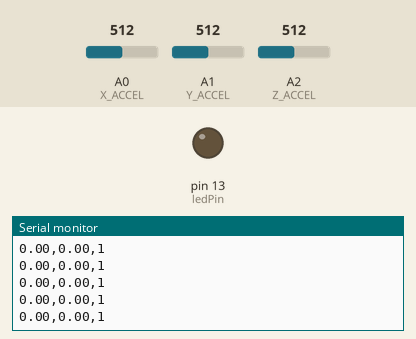
A sketch run on a simulated Arduino Mega 2560, built with avr-gcc and run on an emulated ATmega2560. Parts: output pins drawn as LEDs (lit = HIGH), the last lines printed to the serial monitor. Inputs (shaded band) come from the test bench; at power-on: A0 (X_ACCEL) = 512, A1 (Y_ACCEL) = 512, A2 (Z_ACCEL) = 512.

Above: at 5.2 s.
5.3 s: A0 (X_ACCEL) set to 758
At 6.3 s:
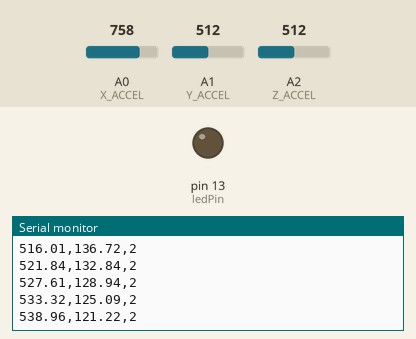
6.8 s: A0 (X_ACCEL) set to 789
At 7.8 s:
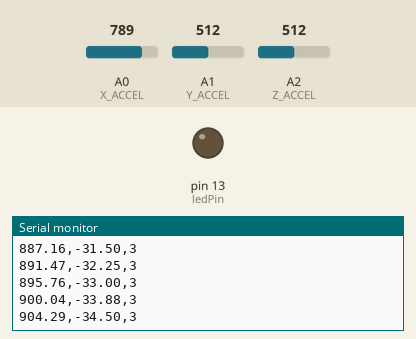
Timing chart, 0 to 9.8 s (numbered marks = the images above; inputs shaded):
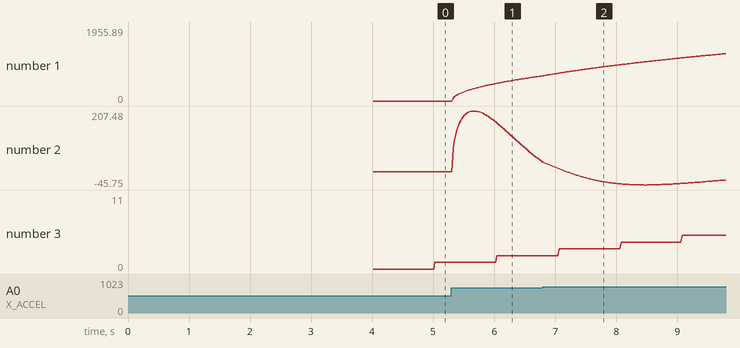

The sketch:

accel_analisys.ino
```cpp
#define X_ACCEL A0
#define Y_ACCEL A1
#define Z_ACCEL A2
#define ledPin 13
#define RMS_window 1000

class  FilterBuHp2
{
	public:
		FilterBuHp2()
		{
			v[0]=0.0;
			v[1]=0.0;
		}
	private:
		float v[3];
	public:
		float step(float x) //class II
		{
			v[0] = v[1];
			v[1] = v[2];
			v[2] = (9.823854385260919475e-1 * x)
				 + (-0.96508117389913528061 * v[0])
				 + (1.96446058020523239840 * v[1]);
			return
				 (v[0] + v[2])
				- 2 * v[1];
		}
};

float mean_value;
int iterator;
float accel;
float accel_values[RMS_window];
int queue_position;
int mean_counter;
float mean_x, mean_y, mean_z;
FilterBuHp2* filtered_value;
int t0;
int state;

void setup() {
  analogReference(EXTERNAL);
  pinMode(X_ACCEL, INPUT);
  pinMode(Y_ACCEL, INPUT);
  pinMode(Z_ACCEL, INPUT);
  pinMode(ledPin, OUTPUT);

  queue_position = 0;

  Serial.begin(9600);
  Serial1.begin(9600);

  mean_x = 0;
  mean_y = 0;
  mean_z = 0;
  mean_counter = 0;
//  Serial.begin(9600);

  filtered_value = new FilterBuHp2();

  // Get mean value for threshold
//  Serial.println("Starting callibration...");
  t0 = millis();
  while (millis() - t0 < 4000)
  {
    mean_x += getSeparatedValues(X_ACCEL);
    mean_y += getSeparatedValues(Y_ACCEL);
    mean_z += getSeparatedValues(Z_ACCEL);
    mean_counter++;
  }

  mean_x /= mean_counter;
  mean_y /= mean_counter;
  mean_z /= mean_counter;

//  Serial.print("Callibration done! With samples: ");
//  Serial.println(mean_counter);
  // Get mean value for threshold
  /*Serial.println("Starting accel callibration. Please stand still for 5 seconds.");
  int t0 = millis();
  while (millis() - t0 < 4000)
  {
    mean_value = getFilteredSignal(X_ACCEL, Y_ACCEL, Z_ACCEL);
  }*/

//  Serial.print("Callibration done! With samples: ");
//  Serial.println(mean_counter);

  state = 0;
  t0 = millis();
}


void loop() {
  if (millis() - t0 > 1000)
  {
    state++;
    t0 = millis();
  }
  accel = getSimpleValue(X_ACCEL, Y_ACCEL, Z_ACCEL);
//  Serial.print("Simple value: ");
//  Serial.print(accel);
  float accel_rms = getFilteredSignal(X_ACCEL, Y_ACCEL, Z_ACCEL);
  Serial.print(accel_rms);
  Serial.print(",");
  accel_rms = filtered_value->step(accel_rms);
//  Serial.print(" - RMS value: ");
  Serial.print(accel_rms);
  Serial1.println(accel_rms);
  Serial.print(",");
  Serial.println(state);
  // Serial.print("X: ");
  // Serial.print(getSeparatedValues(X_ACCEL) - mean_x);
  // Serial.print(" - Y: ");
  // Serial.print(getSeparatedValues(Y_ACCEL) - mean_y);
  // Serial.print(" - Z: ");
  // Serial.println(getSeparatedValues(Z_ACCEL) - mean_z);
  delay(1);
}

/* Accelerometer functions */
float getFilteredSignal(int pin_x, int pin_y, int pin_z)
{
  float instant_value_x = analogRead(pin_x) - mean_x;
  float instant_value_y = analogRead(pin_y) - mean_y;
  float instant_value_z = analogRead(pin_z) - mean_z;

  float instant_value = sqrt(pow(instant_value_x,2) + pow(instant_value_y,2) + pow(instant_value_z,2));
  accel_values_put(instant_value);
  float result = RMS(accel_values);

  return result;
}

void accel_values_put(float value_in)
{
  if (queue_position == RMS_window)
    queue_position = 0;
  accel_values[queue_position] = value_in;
  queue_position++;
}

float RMS(float values[])
{
  float result;
  result = 0;

  for(int i = 0; i < RMS_window; i++)
  {
    result += pow(values[i], 2);
  }

  result = sqrt(result/10);

  return result;
}

float getSimpleValue(int pin_x, int pin_y, int pin_z)
{
  float instant_value_x = analogRead(pin_x);
  float instant_value_y = analogRead(pin_y);
  float instant_value_z = analogRead(pin_z);

  float result = sqrt(pow(instant_value_x,2) + pow(instant_value_y,2) + pow(instant_value_z,2));

  return result;
}

float getSeparatedValues(int pin)
{
  float instant_value = analogRead(pin);
  return instant_value;
}
```

Measured:
- after the input at 5.3 s, the serial monitor: prints a new line at once (image 1)
- plotted number 1: 0 → 664.66 after the input at 5.3 s
- plotted number 2: 0 → 32.75 after the input at 5.3 s
